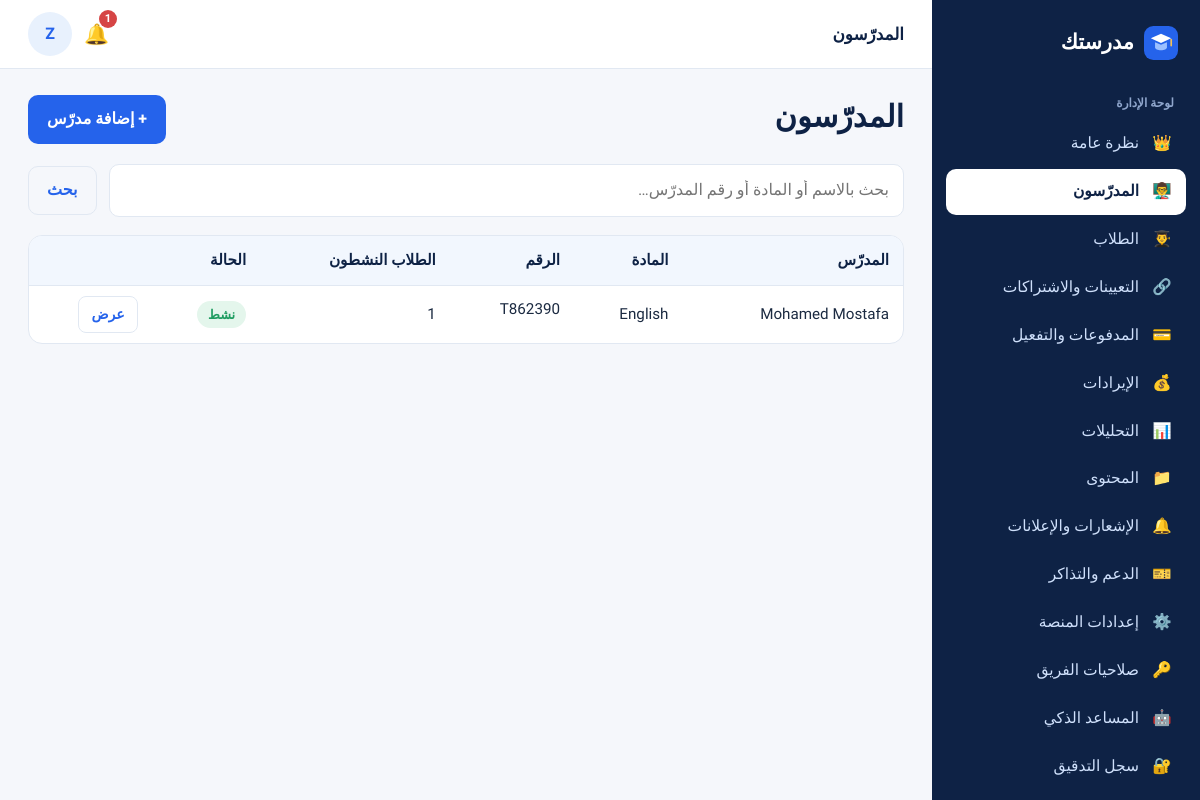
The page /owner/teachers/ (signed in) on the database its author committed.
### accounts/models.py (models this page shows, shortened)
class SiteSetting(models.Model):
    platform_name = models.CharField("اسم المنصة", max_length=80, default="مدرستك")
    tagline = models.CharField("الشعار النصي", max_length=200, default="مساحتك التعليمية الكاملة مع مدرّسيك")
    wallet_number = models.CharField("رقم المحفظة لاستلام الاشتراكات", max_length=20, blank=True)
    wallet_holder = models.CharField("اسم صاحب المحفظة", max_length=100, blank=True)
    payment_instructions = models.TextField("تعليمات الدفع للطالب", blank=True,
                                            default="حوّل قيمة الاشتراك إلى المحفظة ثم ارفع صورة إيصال التحويل وسيتم تفعيل اشتراكك بعد المراجعة.")
    support_phone = models.CharField("هاتف الدعم", max_length=20, blank=True)
    support_email = models.EmailField("بريد الدعم", blank=True)
    default_monthly_price = models.DecimalField("السعر الافتراضي لاشتراك المدرّس الجديد", max_digits=8, decimal_places=2, default=10)
    groq_api_key = models.CharField("مفتاح Groq API (لتشغيل ميزات الذكاء الاصطناعي)", max_length=200, blank=True)
    anthropic_api_key = models.CharField("مفتاح Anthropic API (بديل عن Groq)", max_length=200, blank=True)
    privacy_text = models.TextField("سياسة الخصوصية", blank=True)
    terms_text = models.TextField("الشروط والأحكام", blank=True)
    registration_open = models.BooleanField("فتح تسجيل الطلاب الجدد", default=True)
    names_in_english = models.BooleanField("تحويل أسماء المسجّلين الجدد إلى الإنجليزية تلقائيًا", default=True)
    staff_permissions = models.JSONField("صلاحيات فريق الإدارة", default=dict, blank=True)
    @classmethod
    def get(cls):
        obj, _ = cls.objects.get_or_create(pk=1)
        return obj

class User(AbstractBaseUser, PermissionsMixin):
    ROLES = [("student", "طالب"), ("teacher", "مدرّس"), ("owner", "مالك المنصة"), ("staff", "فريق الإدارة")]
    STAFF_ROLES = [("support", "دعم فني"), ("finance", "مالية"), ("content", "مسؤول محتوى")]
    phone = models.CharField("رقم الهاتف", max_length=11, unique=True, validators=[phone_validator])
    full_name = models.CharField("الاسم الكامل", max_length=150)
    name_ar = models.CharField("الاسم بالعربية (كما سُجّل)", max_length=150, blank=True)
    role = models.CharField("الدور", max_length=10, choices=ROLES, default="student")
    staff_role = models.CharField("صلاحية الفريق", max_length=10, choices=STAFF_ROLES, blank=True)
    is_active = models.BooleanField("مفعّل", default=True)
    is_staff = models.BooleanField(default=False)
    date_joined = models.DateTimeField(default=timezone.now)
    objects = UserManager()
    USERNAME_FIELD = "phone"
    REQUIRED_FIELDS = ["full_name"]
    class Meta:
        verbose_name = "مستخدم"
    @property
    def first_name(self):
        return (self.full_name or "").split(" ")[0]
    @property
    def is_student(self):
        return self.role == "student"
    @property
    def is_teacher(self):
        return self.role == "teacher"

class TeacherProfile(models.Model):
    user = models.OneToOneField(User, on_delete=models.CASCADE, related_name="teacher_profile")
    teacher_code = models.CharField("رقم المدرّس (Teacher ID)", max_length=10, unique=True, blank=True)
    slug = models.SlugField("الرابط الخاص", unique=True, blank=True)
    subject = models.CharField("المادة", max_length=80)
    grades = models.CharField("الصفوف التي يدرّسها", max_length=60, blank=True, help_text="مثال: الأول والثاني الثانوي")
    display_name = models.CharField("الاسم الظاهر للطلاب والزوّار", max_length=60, blank=True,
                                    help_text="يتحكم فيه مالك المنصة فقط. اتركه فارغًا لإظهار الاسم الكامل، أو اكتب مثلًا: M")
    bio = models.TextField("نبذة عن المدرّس", blank=True)
    photo = models.ImageField("الصورة", upload_to="teachers/", blank=True)
    cover = models.ImageField("صورة الغلاف", upload_to="teachers/covers/", blank=True)
    monthly_price = models.DecimalField("سعر الاشتراك الشهري (جنيه)", max_digits=8, decimal_places=2, default=10)
    is_listed = models.BooleanField("يظهر في قائمة المدرّسين العامة", default=True)
    created_at = models.DateTimeField(auto_now_add=True)
    @property
    def name(self):
        return self.user.full_name

### owner/views.py (the view)
# urls.py: path("teachers/", views.teachers_directory, name="teachers"),
@owner_required("teachers")
def teachers(request):
    qs = TeacherProfile.objects.select_related("user").annotate(
        n_students=Count("enrollments", filter=Q(enrollments__status="active", enrollments__expires_at__gt=timezone.now())),
        n_lessons=Count("courses__units__lessons", distinct=True))
    q = request.GET.get("q", "").strip()
    if q:
        qs = qs.filter(Q(user__full_name__icontains=q) | Q(subject__icontains=q) | Q(teacher_code__icontains=q) | Q(user__phone__icontains=q))
    page, qstr = paginate(request, qs.order_by("-created_at"), 20)
    return render(request, "owner/teachers.html", {"page": page, "qs": qstr, "q": q})

### accounts/context_processors.py (called while the page is built)
def site(request):
    return {"site": SiteSetting.get()}

def _item(label, icon, url, section=None, exact=False):
    return {"label": label, "icon": icon, "url": url, "section": section, "exact": exact}

### accounts/pagination.py (called while the page is built)
def paginate(request, qs, per=20):
    page = Paginator(qs, per).get_page(request.GET.get("page"))
    params = request.GET.copy()
    params.pop("page", None)
    qs_str = params.urlencode()
    return page, (qs_str + "&") if qs_str else ""

### uikit/context_processors.py (called while the page is built, shortened)
def ui(request):
    ctx = {"ICONS": ICONS}
    u = getattr(request, "user", None)
    if not u or not u.is_authenticated:
        return ctx
    p = request.path
    return ctx

### templates/owner/teachers.html (shortened to what this page needs)
{% extends "owner/base.html" %}
{% block topbar_title %}المدرّسون{% endblock %}
{% block content %}
<div class="pagehead"><h1>المدرّسون</h1><a class="btn" href="{% url 'owner:teacher_new' %}">+ إضافة مدرّس</a></div>
<form class="row mb"><input class="input grow" name="q" value="{{ q }}" placeholder="بحث بالاسم أو المادة أو رقم المدرّس…"><button class="btn ghost">بحث</button></form>
<div class="tablewrap"><table class="t"><thead><tr><th>المدرّس</th><th>المادة</th><th>الرقم</th><th>الطلاب النشطون</th><th>الحالة</th><th></th></tr></thead><tbody>
{% for t in page %}<tr><td>{{ t.name }}</td><td>{{ t.subject }}</td><td class="ltr">{{ t.teacher_code }}</td><td>{{ t.n_students }}</td>
<td><span class="badge {% if t.user.is_active %}green{% else %}red{% endif %}">{% if t.user.is_active %}نشط{% else %}موقوف{% endif %}</span></td>
<td><a class="btn sm ghost" href="{% url 'owner:teacher_detail' t.pk %}">عرض</a></td></tr>
{% empty %}<tr><td colspan="6" class="center muted">لا يوجد مدرّسون.</td></tr>{% endfor %}
</tbody></table></div>
{% endblock %}

### templates/dash_base.html (shortened to what this page needs)
{% extends "base.html" %}
{% block body %}
<div class="app">
  <aside class="sidebar" id="sidebar" aria-label="القائمة الجانبية">
    <a class="brand" href="{% if user.is_student %}{% url 'student:home' %}{% else %}{% url 'go' %}{% endif %}">{% include "partials/logo.html" %}<span>{{ site.platform_name }}</span></a>
    <div class="sec">{% if user.role == 'student' %}حسابي{% elif user.role == 'teacher' %}لوحة المدرّس{% else %}لوحة الإدارة{% endif %}</div>
    {% for i in nav %}<a class="nav {% if i.active %}active{% endif %}" href="{{ i.url }}"><span class="ic">{{ i.icon }}</span>{{ i.label }}</a>{% endfor %}
  </aside>
  <div class="main">
    <header class="topbar">
      <div class="title">{% block topbar_title %}{% endblock %}</div>
      {% if user.is_student %}<a class="bell" href="{% url 'student:notifications' %}" aria-label="الإشعارات">🔔{% if unread_count %}<span class="dot">{{ unread_count }}</span>{% endif %}</a>
      {% else %}<a class="bell" href="{% if user.is_teacher %}{% url 'teacher:messages' %}{% else %}{% url 'owner:tickets' %}{% endif %}" aria-label="تنبيهات">🔔{% if unread_count %}<span class="dot">{{ unread_count }}</span>{% endif %}</a>{% endif %}
      <span class="avatar" title="{{ user.full_name }}">{{ user.first_name|slice:":1" }}</span>
    </header>
    <div class="content">
      {% block content %}{% endblock %}
    </div>
  </div>
</div>
{% endblock %}

### static/css/app.css (style rules this page uses)
:root { --navy:#0e2245; --navy-2:#16305d; --blue:#2563eb; --blue-d:#1d4fc4; --sky:#e8f1fd; --sky-2:#f2f7fe; --teal:#0f9d8f; --teal-l:#e0f5f2; --purple:#6d5bd0; --purple-l:#efecfb; --gold:#c9962b; --gold-l:#fbf3e0; --red:#d64545; --red-l:#fdeaea; --green:#1f9d61; --green-l:#e4f6ec; --amber:#d98a10; --amber-l:#fdf1dc; --bg:#f5f7fb; --card:#fff; --text:#1b2a41; --muted:#65748b; --line:#e1e8f2; --shadow:0 1px 2px rgba(14,34,69,.05),0 6px 18px rgba(14,34,69,.05); --r:14px; --sidebar:268px; }
* { box-sizing:border-box }
html { scroll-behavior:smooth }
body { margin:0;background:var(--bg);color:var(--text);font-family:"Tajawal","Segoe UI",Tahoma,Arial,sans-serif;font-size:16px;line-height:1.8;-webkit-font-smoothing:antialiased }
a { color:var(--blue);text-decoration:none }
h1,h2,h3,h4 { line-height:1.45;margin:0 0 .5em;color:var(--navy);font-weight:800 }
h1 { font-size:1.9rem }
.ltr { direction:ltr;unicode-bidi:embed;display:inline-block }
.row { display:flex;gap:12px;align-items:center;flex-wrap:wrap }
.grow { flex:1 }
.mb { margin-bottom:18px }
.btn { display:inline-flex;align-items:center;justify-content:center;gap:6px;padding:9px 18px;border-radius:10px;border:1.5px solid transparent;background:var(--blue);color:#fff;font:inherit;font-weight:700;cursor:pointer;text-decoration:none;transition:background .15s,transform .05s }
.btn.sm { padding:5px 12px;font-size:.88rem;border-radius:8px }
.btn.ghost { background:transparent;color:var(--blue);border-color:var(--line) }
.badge { display:inline-block;padding:2px 11px;border-radius:99px;font-size:.8rem;font-weight:700;background:var(--sky);color:var(--blue);white-space:nowrap }
.badge.green { background:var(--green-l);color:var(--green) }
.input { width:100%;padding:11px 14px;border:1.5px solid var(--line);border-radius:10px;font:inherit;background:#fff;color:var(--text) }
.tablewrap { overflow-x:auto;border:1px solid var(--line);border-radius:var(--r);background:#fff }
table.t { width:100%;border-collapse:collapse;font-size:.95rem }
table.t th { background:var(--sky-2);color:var(--navy);text-align:start;padding:11px 14px;font-weight:700;white-space:nowrap;border-bottom:1px solid var(--line) }
table.t td { padding:10px 14px;border-bottom:1px solid var(--line);vertical-align:middle }
table.t tr:last-child td { border-bottom:0 }
.app { display:grid;grid-template-columns:var(--sidebar) minmax(0,1fr);min-height:100vh }
.sidebar { background:var(--navy);color:#cfe0fb;position:sticky;top:0;height:100vh;overflow-y:auto;padding:18px 14px;display:flex;flex-direction:column;gap:2px }
.brand { display:flex;align-items:center;gap:10px;color:#fff;font-weight:800;font-size:1.3rem;padding:6px 8px 16px;text-decoration:none }
.sidebar .sec { font-size:.75rem;color:#8fa6cc;padding:14px 12px 4px;font-weight:700 }
.sidebar a.nav { display:flex;align-items:center;gap:11px;padding:9px 12px;border-radius:10px;color:#cfe0fb;font-weight:500;text-decoration:none;font-size:.97rem }
.sidebar a.nav.active { background:#fff;color:var(--navy);font-weight:800 }
.sidebar a.nav .ic { width:24px;text-align:center }
.main { min-width:0;display:flex;flex-direction:column }
.topbar { display:flex;align-items:center;gap:12px;padding:12px 28px;background:#fff;border-bottom:1px solid var(--line);position:sticky;top:0;z-index:20 }
.topbar .title { font-weight:800;color:var(--navy);font-size:1.05rem }
.content { padding:26px 28px 60px;max-width:1240px;width:100% }
.pagehead { display:flex;align-items:flex-start;justify-content:space-between;gap:14px;flex-wrap:wrap;margin-bottom:20px }
.pagehead h1 { margin:0 }
.bell { position:relative;font-size:1.25rem;text-decoration:none }
.bell .dot { position:absolute;top:-6px;inset-inline-start:-8px;background:var(--red);color:#fff;border-radius:99px;font-size:.7rem;min-width:18px;text-align:center;padding:0 4px;line-height:18px;font-weight:700 }
.avatar { width:44px;height:44px;border-radius:50%;background:var(--sky);color:var(--blue);display:grid;place-items:center;font-weight:800;object-fit:cover;flex:none }

### rows shown on the page
SiteSetting: platform_name "مدرستك"
User: first_name "Z"
TeacherProfile: name "Mohamed Mostafa", subject "English", teacher_code "T862390", n_students "1", shows "نشط"

### other values the page prints
{{ i.icon }} "👑" "👨‍🏫" "👨‍🎓" "🔗" "💳" "💰" "📊" "📁" "🔔" "🎫" "⚙️" "🔑" "🤖" "🔐"
{{ i.label }} "نظرة عامة" "المدرّسون" "الطلاب" "التعيينات والاشتراكات" "المدفوعات والتفعيل" "الإيرادات" "التحليلات" "المحتوى" "الإشعارات والإعلانات" "الدعم والتذاكر" "إعدادات المنصة" "صلاحيات الفريق" "المساعد الذكي" "سجل التدقيق"
{{ unread_count }} "1"
